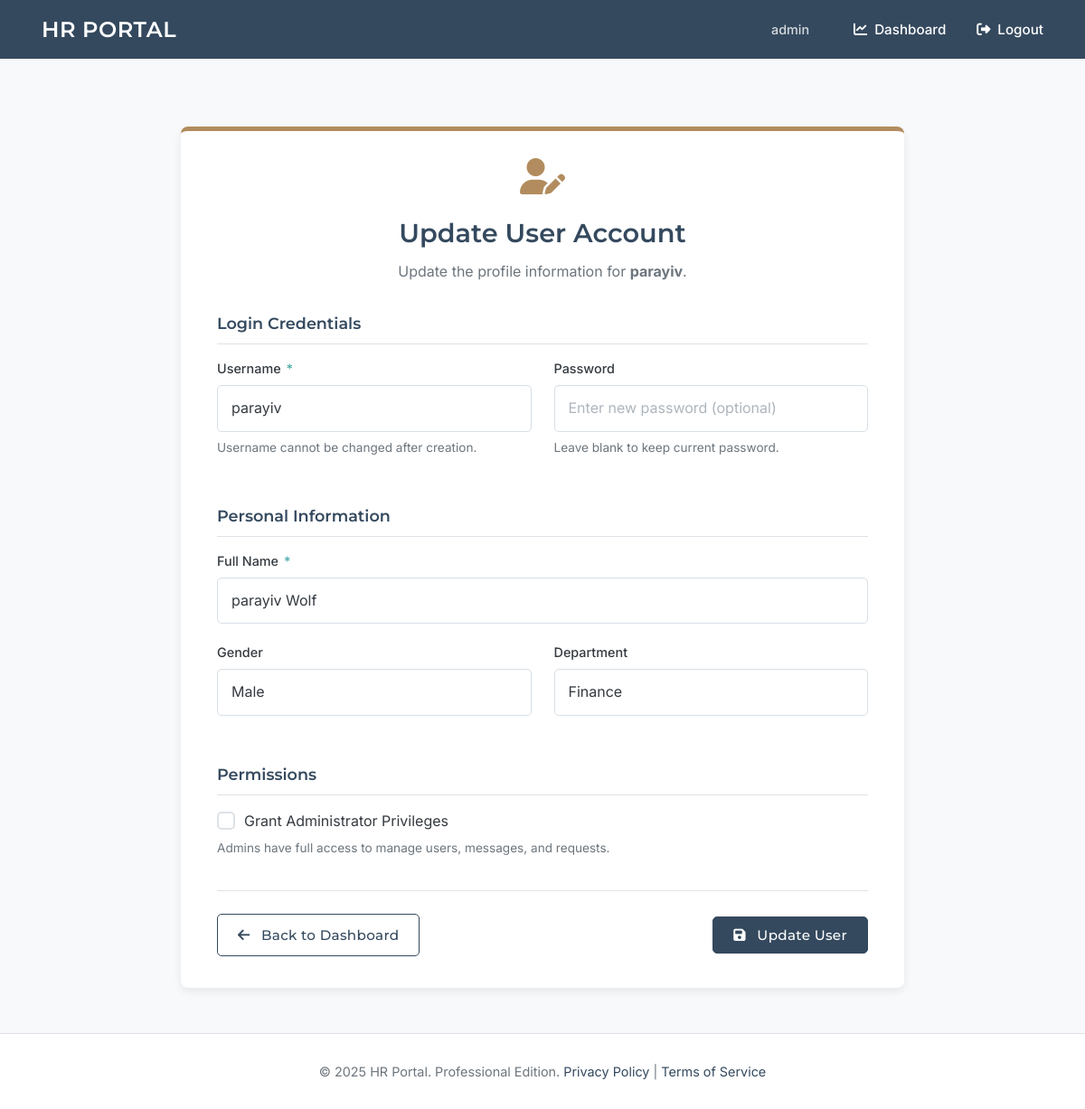
Screenshot of /admin/users/update/1 (signed in) with the database file from the repository.
### tables this page shows
CREATE TABLE users (
    id INTEGER PRIMARY KEY AUTOINCREMENT,
    username TEXT UNIQUE NOT NULL,
    password_hash TEXT NOT NULL,
    is_admin BOOLEAN NOT NULL DEFAULT 0,
    full_name TEXT,             -- NEW
    gender TEXT,                -- NEW (e.g., 'male', 'female', 'other', 'prefer_not_to_say')
    department TEXT             -- NEW
);

### app.py (the view, shortened to what this page needs)
@app.route('/admin/users/update/<int:user_id>', methods=['GET', 'POST'])
@login_required
@admin_required
def admin_update_user(user_id):
    db = get_db(); user_to_update = db.execute('SELECT id, username, is_admin, full_name, gender, department FROM users WHERE id = ?', (user_id,)).fetchone()
    if not user_to_update: flash('User not found.', 'error'); return redirect(url_for('dashboard'))
    return render_template('admin_user_form.html', action="Update", user=user_to_update, department_choices=DEPARTMENT_CHOICES, gender_choices=GENDER_CHOICES)

### app.py (called while the page is built)
def get_db():
    if 'db' not in g:
        try:
            os.makedirs(app.instance_path, exist_ok=True)
            os.makedirs(app.config['UPLOAD_FOLDER'], exist_ok=True)
            os.makedirs(app.config['PAYSLIP_UPLOAD_FOLDER'], exist_ok=True)
            os.makedirs(app.config['VACATION_APPROVAL_UPLOAD_FOLDER'], exist_ok=True)
        except OSError as e:
            app.logger.error(f"Error creating instance/upload paths: {e}")
        g.db = sqlite3.connect(app.config['DATABASE'], detect_types=sqlite3.PARSE_DECLTYPES)
        g.db.row_factory = sqlite3.Row
    return g.db

def login_required(view):
    @wraps(view)
    def wrapped_view(**kwargs):
        if getattr(g, 'user', None) is None:
            flash('Please log in to access this page.', 'error'); return redirect(url_for('login', next=request.url))
        return view(**kwargs)
    return wrapped_view

def admin_required(view):
    @wraps(view)
    def wrapped_view(**kwargs):
        current_user = getattr(g, 'user', None)
        if not current_user or not current_user['is_admin']:
            flash('Admin access required for this page.', 'error'); return redirect(url_for('dashboard'))
        return view(**kwargs)
    return wrapped_view

@app.before_request
def load_logged_in_user():
    user_id = session.get('user_id'); g.user = None
    if user_id is not None:
        g.user = get_db().execute('SELECT id, username, is_admin, full_name, gender, department FROM users WHERE id = ?', (user_id,)).fetchone()

@app.context_processor
def inject_now(): return {'now': datetime.utcnow()}

### templates/admin_user_form.html (shortened to what this page needs)
{% extends 'base.html' %}
{% block content %}
<div class="admin-form-page-container">
    <div class="admin-form-card">
        <header class="form-card-header">
            <i class="fas {% if action == 'Create' %}fa-user-plus{% else %}fa-user-edit{% endif %} header-icon"></i>
            <h1 class="page-title" style="margin-bottom: 5px; font-size: 1.8em;">{{ action }} User Account</h1>
            <p class="page-subtitle" style="margin-top: 0; font-size: 1em;">
                {% if action == 'Create' %}
                Provide the details to create a new user profile.
                {% else %}
                Update the profile information for <strong>{{ user.username }}</strong>.
                {% endif %}
            </p>
        </header>
        <form method="post" class="styled-form">
            <div class="form-section-title">Login Credentials</div>
            <div class="form-row">
                <div class="form-group column">
                    <label for="username">Username <span class="required-asterisk">*</span></label>
                    <input type="text" name="username" id="username" class="form-control elegant-input"
                           value="{{ user.username if user else request.form.username or '' }}"
                           {{ 'readonly' if action == 'Update' else 'required' }}>
                    {% if action == 'Update' %}
                        <small class="form-text text-muted">Username cannot be changed after creation.</small>
                    {% endif %}
                </div>
                <div class="form-group column">
                    <label for="password">Password {% if action == 'Create' %}<span class="required-asterisk">*</span>{% endif %}</label>
                    <input type="password" name="password" id="password" class="form-control elegant-input"
                           {{ 'required' if action == 'Create' else '' }}
                           placeholder="{{ 'Enter new password (optional)' if action == 'Update' else 'Create a strong password' }}">
                    {% if action == 'Update' %}
                        <small class="form-text text-muted">Leave blank to keep current password.</small>
                    {% endif %}
                </div>
            </div>
            <div class="form-section-title">Personal Information</div>
            <div class="form-group">
                <label for="full_name">Full Name <span class="required-asterisk">*</span></label>
                <input type="text" name="full_name" id="full_name" class="form-control elegant-input"
                       value="{{ user.full_name if user else request.form.full_name or '' }}" required>
            </div>
            <div class="form-row">
                <div class="form-group column">
                    <label for="gender">Gender</label>
                    <div class="select-wrapper elegant-select-wrapper">
                        <select name="gender" id="gender" class="form-control elegant-select">
                            {% for choice in gender_choices %}
                            <option value="{{ choice }}"
                                    {{ 'selected' if (user and user.gender == choice) or (request.form.gender == choice) }}>
                                {{ choice }}
                            </option>
                            {% endfor %}
                        </select>
                    </div>
                </div>
                <div class="form-group column">
                    <label for="department">Department</label>
                    <div class="select-wrapper elegant-select-wrapper">
                        <select name="department" id="department" class="form-control elegant-select">
                            {% for choice in department_choices %}
                            <option value="{{ choice }}"
                                    {{ 'selected' if (user and user.department == choice) or (request.form.department == choice) }}>
                                {{ choice }}
                            </option>
                            {% endfor %}
                        </select>
                    </div>
                </div>
            </div>
            <div class="form-section-title">Permissions</div>
            <div class="form-group">
                <div class="checkbox-group elegant-checkbox">
                    <label for="is_admin">Grant Administrator Privileges</label>
                </div>
                <small class="form-text text-muted">Admins have full access to manage users, messages, and requests.</small>
            </div>
            <div class="form-actions">
                <a href="{{ url_for('dashboard') }}" class="btn btn-outline-primary btn-cancel">
                    <i class="fas fa-arrow-left"></i> Back to Dashboard
                </a>
                <button type="submit" class="btn btn-primary btn-submit-form">
                    <i class="fas {% if action == 'Create' %}fa-plus-circle{% else %}fa-save{% endif %}"></i> {{ action }} User
                </button>
            </div>
        </form>
    </div>
</div>
{% endblock %}

### templates/base.html (shortened to what this page needs)
<!doctype html>
<html lang="en">
<head>
    <link rel="stylesheet" href="https://cdnjs.cloudflare.com/ajax/libs/font-awesome/6.4.0/css/all.min.css">
    <link rel="stylesheet" href="https://cdn.jsdelivr.net/npm/flatpickr/dist/flatpickr.min.css">
</head>
<body>
    <nav class="navbar">
        <a href="{{ url_for('index') }}" class="site-title">HR PORTAL</a>
        <div class="right">
            {% if g.user %}
                <span>{{ g.user.username }}</span>
                <a href="{{ url_for('dashboard') }}"><i class="fas fa-chart-line fa-fw"></i> Dashboard</a>
                <a href="{{ url_for('logout') }}"><i class="fas fa-sign-out-alt fa-fw"></i> Logout</a>
            {% else %}
                <a href="{{ url_for('login') }}"><i class="fas fa-sign-in-alt fa-fw"></i> Login</a>
                <a href="{{ url_for('register') }}"><i class="fas fa-user-plus fa-fw"></i> Register</a>
            {% endif %}
        </div>
    </nav>
    <main class="container">
        {% block content %}{% endblock %}
    </main>
    <footer>
        © {{ now.year if now else '2024' }} HR Portal. Professional Edition.
        <a href="#">Privacy Policy</a> | <a href="#">Terms of Service</a>
    </footer>
</body>
</html>

### templates/base.html (style rules this page uses)
:root { --primary-color: #34495e; --secondary-color: #b28c5e; --accent-color: #48a9a6; --background-color: #f8f9fa; --card-bg: #ffffff; --text-color-dark: #343a40; --text-color-headings: var(--primary-color); --text-color-light: #6c757d; --border-color: #dee2e6; --border-radius-md: 8px; --border-radius-sm: 5px; --shadow-sm: 0 1px 3px rgba(0, 0, 0, 0.05); --shadow-md: 0 4px 10px rgba(0, 0, 0, 0.07); --font-family-headings: 'Montserrat', sans-serif; --font-family-body: 'Inter', sans-serif; }
*, *::before, *::after { box-sizing: border-box; }
body { font-family: var(--font-family-body); font-weight: 400; margin: 0; background-color: var(--background-color); color: var(--text-color-dark); line-height: 1.65; display: flex; flex-direction: column; min-height: 100vh; }
.navbar { background-color: var(--primary-color); padding: 0 30px; box-shadow: var(--shadow-sm); display: flex; justify-content: space-between; align-items: center; height: 65px; position: sticky; top: 0; z-index: 1000; }
.navbar a, .navbar span { color: #ffffff; padding: 10px 16px; text-decoration: none; font-size: 0.95em; font-weight: 500; transition: background-color 0.2s; display: inline-flex; align-items: center; }
.navbar .site-title { font-family: var(--font-family-headings); font-weight: 600; font-size: 1.5em; letter-spacing: 0.5px; }
.navbar .right { display: flex; align-items: center; }
.navbar .right span { margin-right: 15px; font-size: 0.9em; opacity: 0.8; }
.navbar .right a i { margin-right: 6px; }
.container { width: 100%; margin: 30px auto; padding: 0 20px; flex-grow: 1; }
.page-title { font-family: var(--font-family-headings); font-weight: 600; font-size: 2.1em; color: var(--text-color-headings); margin-bottom: 10px; }
.page-subtitle { font-size: 1.1em; color: var(--text-color-light); margin-top: 0; margin-bottom: 30px; font-weight: 400; }
.form-control { display: block; width: 100%; padding: 12px 15px; font-size: 1em; font-family: var(--font-family-body); font-weight: 400; line-height: 1.6; color: var(--text-color-dark); background-color: var(--card-bg); background-clip: padding-box; border: 1px solid #d8e0e7; appearance: none; border-radius: var(--border-radius-sm); box-shadow: inset 0 1px 2px rgba(0,0,0,0.03); transition: border-color .15s ease-in-out, box-shadow .15s ease-in-out; }
.form-control::placeholder { color: #adb5bd; opacity: 1; }
select.form-control { padding-right: 30px; }
.btn { display: inline-block; background-color: var(--primary-color); color: white; padding: 10px 22px; border: 1px solid var(--primary-color); border-radius: var(--border-radius-sm); text-decoration: none; font-size: 0.95em; font-weight: 500; font-family: var(--font-family-headings); letter-spacing: 0.3px; cursor: pointer; text-align: center; vertical-align: middle; transition: background-color 0.2s, border-color 0.2s, color 0.2s, transform 0.1s; }
.btn-outline-primary { background-color: transparent; color: var(--primary-color); border: 1px solid var(--primary-color); }
footer { text-align: center; padding: 30px 20px; background-color: var(--card-bg); color: var(--text-color-light); margin-top: auto; font-size: 0.9em; border-top: 1px solid var(--border-color); }
footer a { color: var(--primary-color); text-decoration: none; }

### rows the page displays
users: user.username "admin"
users: username "parayiv", full_name "parayiv Wolf"

### other values shown
{{ action }} "Update"
form field gender "Male"
form field department "Finance"
